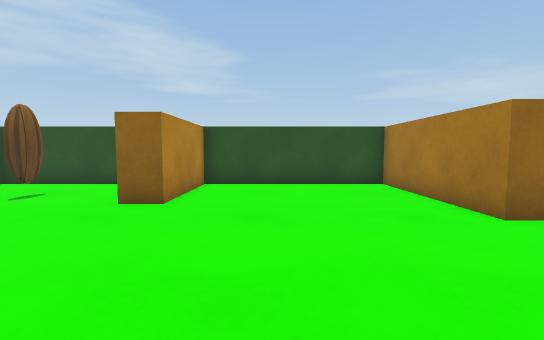
View 1 (above)

17 first-person views from a walk through a scene from a Unity 3-D project. The camera is 0.58 m above the floor, tilts 4° down and sees 90° across. The floor is counted in squares, 0.5 m on a side. Each view is taken from the middle of a square. On the plan, view 1 faces up. The plan holds only what a view shows up to about 12 squares ahead; the rest is blank. The player character is not drawn. Surface patterns are stand-ins for the level's own textures.

View 2
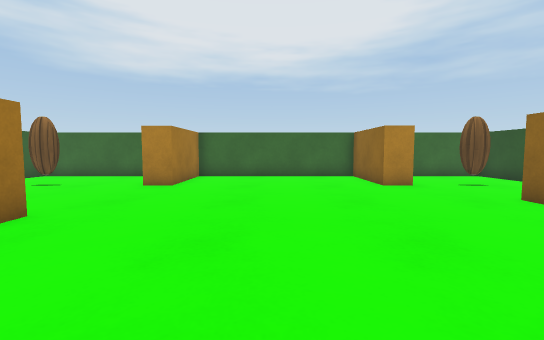

View 3
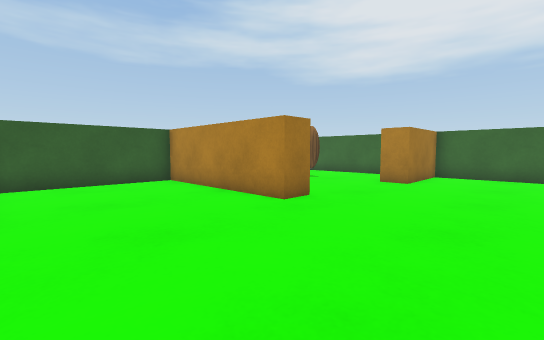

View 4
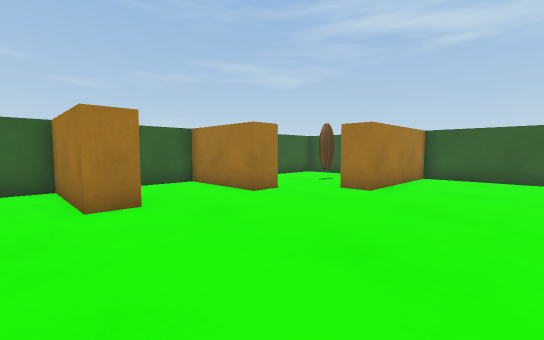

View 5
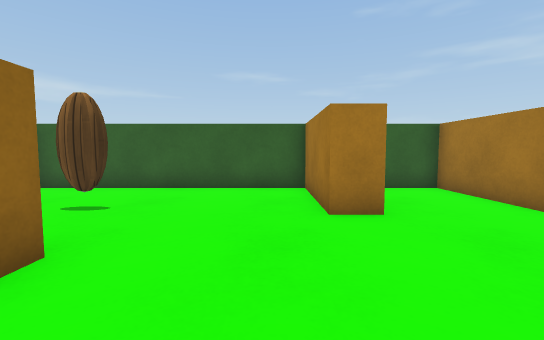

View 6
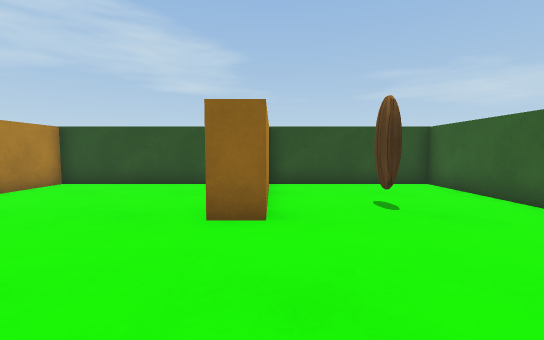

View 7
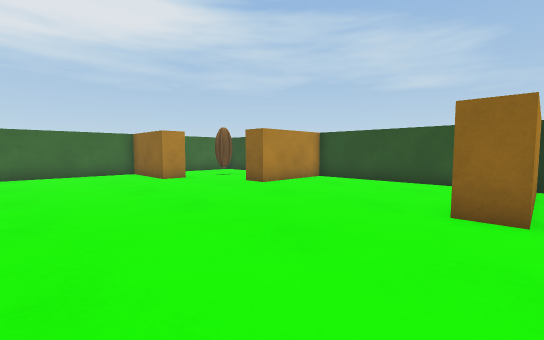

View 8
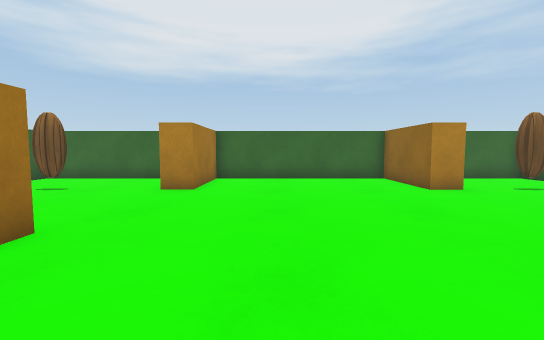

View 9
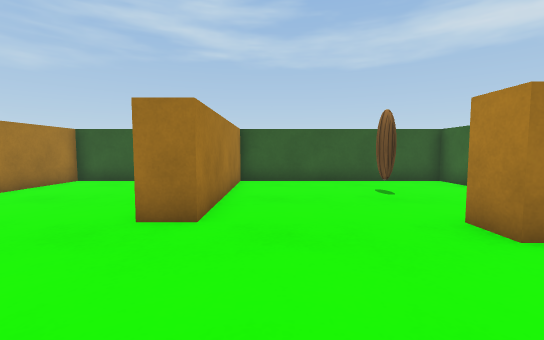

View 10
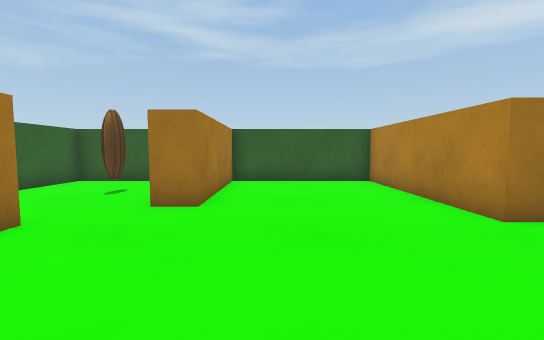

View 11
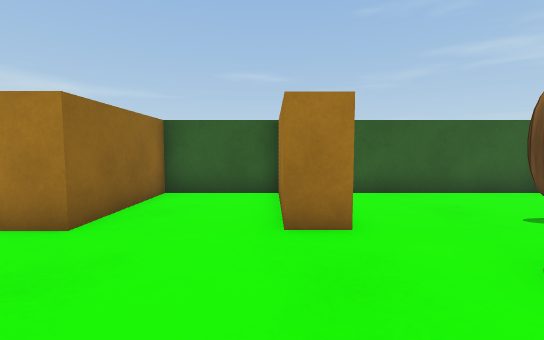

View 12
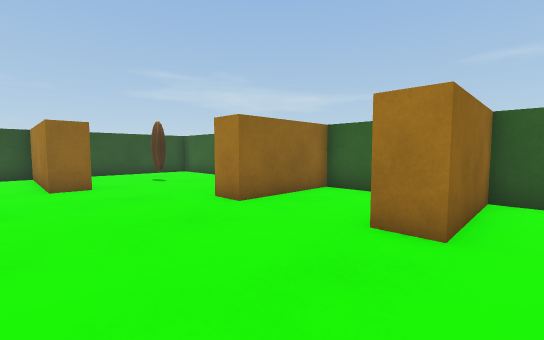

View 13
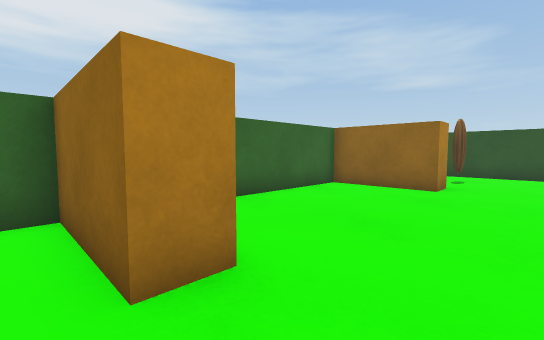

View 14
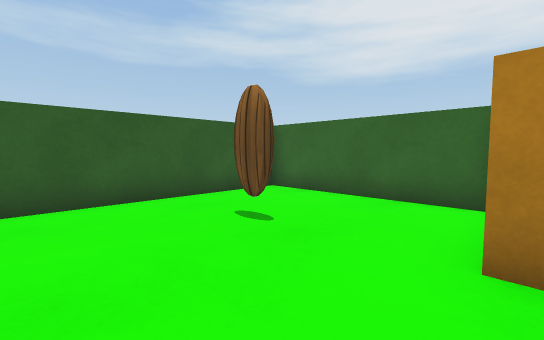

View 15
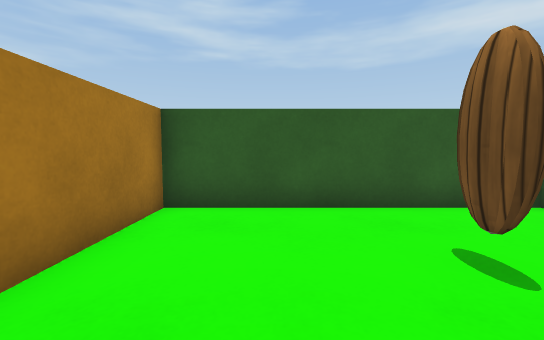

View 16
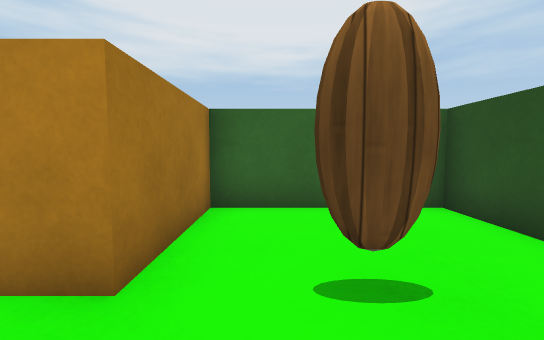

View 17
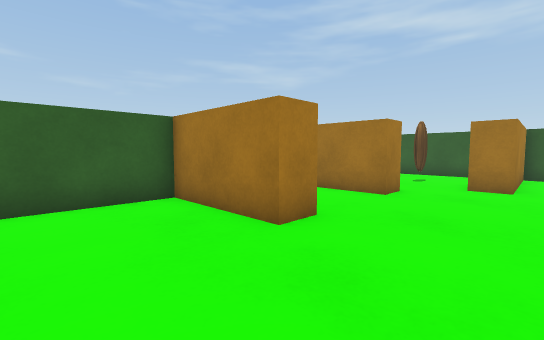

### Floor plan
Ten units are one square. View 1 is at (0, 0); x grows to the right and y downward. Boxes are objects, and circles mark ways between rooms. Rooms are numbered by the first view taken in them; rooms with no view inside come last. Other rooms are left out.
<svg viewBox="-100 -100 210 210">
<path fill="none" stroke="#000" d="M-61 -47 -61 -37 -95 -37 -95 34 -61 34 -61 44 -95 44 -95 105 -18 105 -18 44 -8 44 -8 105 45 105 45 56 56 56M69 42 69 32 105 32 105 0 69 0 69 -10 105 -10 105 -95 49 -95 49 -45 39 -45 39 -95 -24 -95 -24 -59 -35 -59M-39 -95 -95 -95 -95 -47 -61 -47M62 105 105 105 105 42 69 42"/>
<circle cx="-45" cy="-60" r="3" fill="#2a7"/>
<circle cx="60" cy="50" r="3" fill="#2a7"/>
<text x="0" y="0">1</text>
<text x="-70" y="-80">2</text>
<text x="80" y="80">3</text>
</svg>
Room 1 opens to room 2. Room 1 opens to room 3.

Where each view was taken, in squares from view 1:
view 1: 0 up, 0 right, facing up
view 2: 0 up, 3 right, facing left
view 3: 0 up, 4 right, facing down-left
view 4: 2 up, 1 right, facing down-right
view 5: 2 up, 2 right, facing right
view 6: 0 up, 5 right, facing up
view 7: 1 down, 5 right, facing up-left
view 8: 1 down, 2 right, facing left
view 9: 0 up, 3 left, facing down
view 10: 0 up, 3 right, facing down
view 11: 3 down, 3 right, facing right
view 12: 5 down, 3 right, facing up-right
view 13: 5 down, 4 left, facing up-left
view 14: 4 down, 3 left, facing down-left
view 15: 5 down, 4 left, facing down
view 16: 6 up, 4 left, facing left
view 17: 4 up, 4 right, facing down-right
